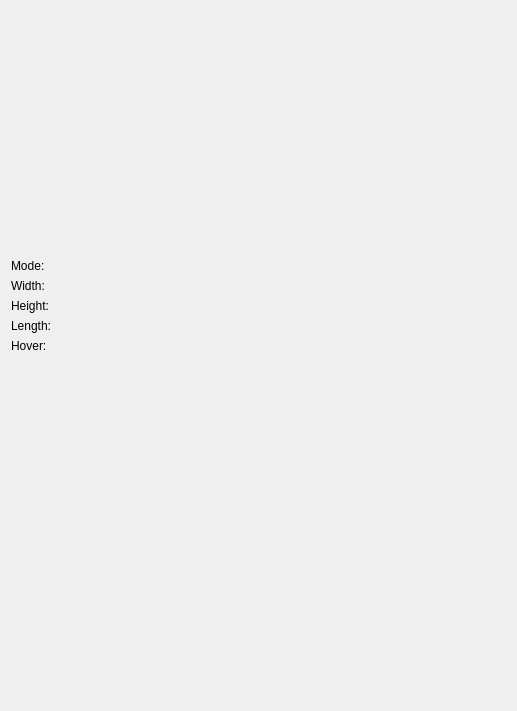
<?xml version="1.0" encoding="UTF-8"?>
<ui version="4.0">
 <class>Form</class>
 <widget class="QWidget" name="Form">
  <property name="geometry">
   <rect>
    <x>0</x>
    <y>0</y>
    <width>517</width>
    <height>711</height>
   </rect>
  </property>
  <property name="windowTitle">
   <string>Form</string>
  </property>
  <layout class="QVBoxLayout" name="verticalLayout">
   <item>
    <layout class="QGridLayout" name="gridLayout" rowstretch="0,0,0,0,0,0,0">
     <item row="6" column="1" colspan="2">
      <widget class="SpinSlider" name="hoverSpinSlider" native="true">
       <property name="sizePolicy">
        <sizepolicy hsizetype="Expanding" vsizetype="Preferred">
         <horstretch>0</horstretch>
         <verstretch>0</verstretch>
        </sizepolicy>
       </property>
      </widget>
     </item>
     <item row="3" column="1" colspan="2">
      <widget class="SpinSlider" name="xSpinSlider" native="true">
       <property name="sizePolicy">
        <sizepolicy hsizetype="Expanding" vsizetype="Preferred">
         <horstretch>0</horstretch>
         <verstretch>0</verstretch>
        </sizepolicy>
       </property>
      </widget>
     </item>
     <item row="5" column="0">
      <widget class="QLabel" name="label_4">
       <property name="text">
        <string>Length:</string>
       </property>
      </widget>
     </item>
     <item row="6" column="0">
      <widget class="QLabel" name="label_7">
       <property name="text">
        <string>Hover:</string>
       </property>
      </widget>
     </item>
     <item row="1" column="1" colspan="2">
      <widget class="BrushModeWidget" name="brushModeInput" native="true">
       <property name="sizePolicy">
        <sizepolicy hsizetype="Expanding" vsizetype="Preferred">
         <horstretch>1</horstretch>
         <verstretch>0</verstretch>
        </sizepolicy>
       </property>
      </widget>
     </item>
     <item row="1" column="0">
      <widget class="QLabel" name="label_5">
       <property name="text">
        <string>Mode:</string>
       </property>
      </widget>
     </item>
     <item row="4" column="0">
      <widget class="QLabel" name="label_3">
       <property name="text">
        <string>Height:</string>
       </property>
      </widget>
     </item>
     <item row="3" column="0">
      <widget class="QLabel" name="label_2">
       <property name="text">
        <string>Width:</string>
       </property>
      </widget>
     </item>
     <item row="4" column="1" colspan="2">
      <widget class="SpinSlider" name="ySpinSlider" native="true">
       <property name="sizePolicy">
        <sizepolicy hsizetype="Expanding" vsizetype="Preferred">
         <horstretch>0</horstretch>
         <verstretch>0</verstretch>
        </sizepolicy>
       </property>
      </widget>
     </item>
     <item row="5" column="1" colspan="2">
      <widget class="SpinSlider" name="zSpinSlider" native="true">
       <property name="sizePolicy">
        <sizepolicy hsizetype="Expanding" vsizetype="Preferred">
         <horstretch>0</horstretch>
         <verstretch>0</verstretch>
        </sizepolicy>
       </property>
      </widget>
     </item>
     <item row="0" column="0" colspan="3">
      <widget class="ShapeWidget" name="brushShapeInput" native="true">
       <property name="sizePolicy">
        <sizepolicy hsizetype="Preferred" vsizetype="MinimumExpanding">
         <horstretch>0</horstretch>
         <verstretch>0</verstretch>
        </sizepolicy>
       </property>
       <property name="minimumSize">
        <size>
         <width>40</width>
         <height>40</height>
        </size>
       </property>
      </widget>
     </item>
    </layout>
   </item>
   <item>
    <widget class="QStackedWidget" name="modeOptionsStack">
     <property name="sizePolicy">
      <sizepolicy hsizetype="Preferred" vsizetype="Minimum">
       <horstretch>0</horstretch>
       <verstretch>0</verstretch>
      </sizepolicy>
     </property>
     <property name="lineWidth">
      <number>0</number>
     </property>
     <property name="currentIndex">
      <number>-1</number>
     </property>
    </widget>
   </item>
  </layout>
 </widget>
 <customwidgets>
  <customwidget>
   <class>BrushModeWidget</class>
   <extends>QWidget</extends>
   <header>brushmodewidget.h</header>
   <container>1</container>
  </customwidget>
  <customwidget>
   <class>ShapeWidget</class>
   <extends>QWidget</extends>
   <header>shapewidget.h</header>
   <container>1</container>
  </customwidget>
  <customwidget>
   <class>SpinSlider</class>
   <extends>QWidget</extends>
   <header>spinslider.h</header>
   <container>1</container>
  </customwidget>
 </customwidgets>
 <resources>
  <include location="../mcedit2.qrc"/>
 </resources>
 <connections/>
</ui>
